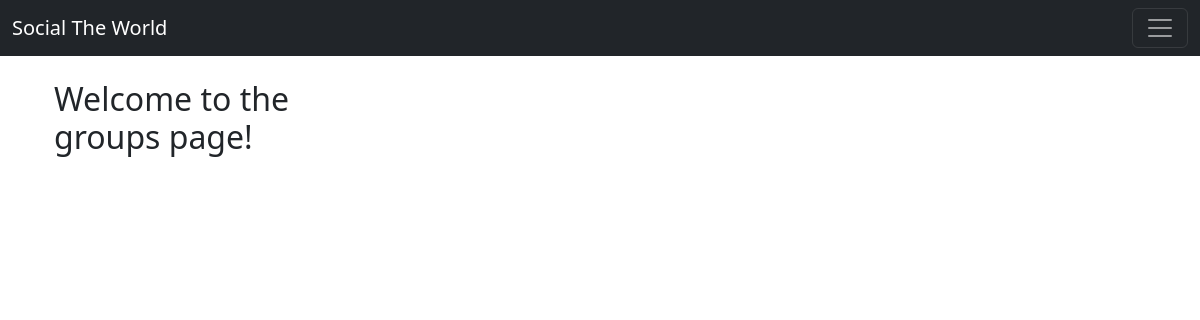
The app's page /groups/list/, older data.
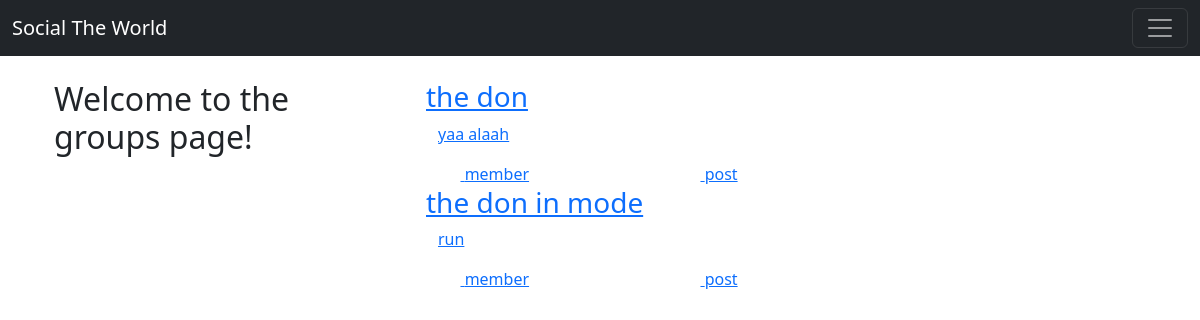
The same page, newer data.
### groups/models.py (models this page shows, shortened)
class Group(models.Model):
    name = models.CharField(max_length=255, unique=True)
    slug = models.SlugField(allow_unicode=True,unique=True)
    description = models.TextField(blank=True, default='')
    description_html = models.TextField(editable=False,default='',blank=True)
    members = models.ManyToManyField(User,through='GroupMember')
    class Meta:
        ordering = ['name']

### groups/views.py (the view)
# urls.py: path('list/',views.ListGroups.as_view(), name='all'),
class ListGroups(generic.ListView):
    model = Group

### groups/templates/groups/group_list.html (shortened to what this page needs)
{% extends "groups/group_base.html" %}
{% load bootstrap3 %}
{% block pregroup %}
    <div class="col-md-4">
        <div class="content">
            <h2>Welcome to the groups page!</h2>
        </div>
    </div>
{% endblock %}
{% block group_content %}
<div class="col-md-8">
    <div class="list_group">
        {% for group in object_list %}
        <a href="{% url 'groups:single' slug=group.slug %}" class="list-group-itme">
            <h3 class="title list-group-item-heading"> {{group.name}}</h3>
            <div class="list-group-itme-text container-fluid">
                {{group.description_html|safe}}
                <div class="row">
                    <div class="col-md-4">
                        <span class="badge">{{group.members.count}}</span>
                        member{{group.members.count|pluralize}}
                    </div>
                    <div class="col-md-4">
                        <span class="badge">{{group.posts.count}}</span>
                        post{{group.posts.count|pluralize}}
                    </div>
                </div>
            </div>
        </a>
        {% endfor %}
    </div>
</div>
{% endblock  %}

### groups/templates/groups/group_base.html (shortened to what this page needs)
{% extends "accounts/base.html" %}
{% block content %}
    <div class="container">
        <div class="row">
            {% block pregroup %}{% endblock  %}
            {% block group_content %}{% endblock  %}
        </div>
    </div>
{% endblock content %}

### templates/accounts/base.html (shortened to what this page needs)
<!DOCTYPE html>
{% load static %}
<html lang="en">
<head>
    <link rel="stylesheet" href="{% static 'accounts/css/bootstrap.css' %}">
    <link rel="stylesheet" href="{% static 'accounts/css/style.css' %}">
</head>
<body class="back1">
    <nav class="navbar navbar-dark bg-dark fixed-top mariya" >
        <div class="container-fluid">
          <a class="navbar-brand" href="#">Social The World</a>
          <button class="navbar-toggler" type="button" data-bs-toggle="offcanvas" data-bs-target="#offcanvasDarkNavbar" aria-controls="offcanvasDarkNavbar">
            <span class="navbar-toggler-icon"></span>
          </button>
        </div>
      </nav>
      <div class="container" style="margin-top: 80px;">
        {% block content %}
      {% endblock content %}
      </div>
</body>
</html>

### static/accounts/css/style.css (style rules this page uses)
.mariya { margin-bottom: 60px; }

Row changes from the older to the newer data that the page shows:
added Group: name "the don", description_html "yaa alaah"
added Group: name "the don in mode", description_html "run"
